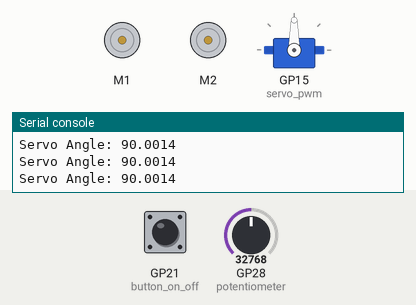
Recording of a program running on a simulated Raspberry Pi Pico running CircuitPython. On the bench: 2 × DC motor (green arrow = forward, orange = backward, longer = faster), servo, the last lines printed to the serial console. The test bench sets the inputs (shaded band); at power-on: GP21 (button_on_off) HIGH, GP28 (potentiometer) = 32768 (analog values on the 0–65535 scale).

Above: at 1.2 s.
1.3 s: GP21 (button_on_off) pulled LOW for 0.15 s
At 2.5 s:
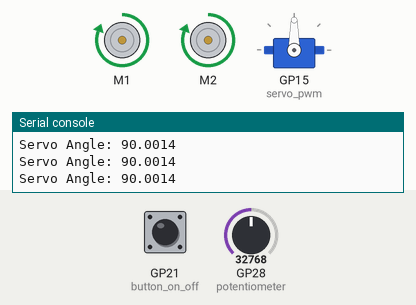
2.9 s: GP28 (potentiometer) set to 45874
At 4.0 s:
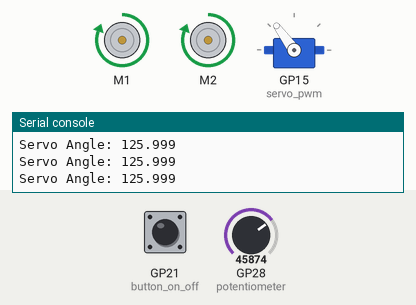
4.4 s: GP21 (button_on_off) pulled LOW for 1 s
At 5.5 s:
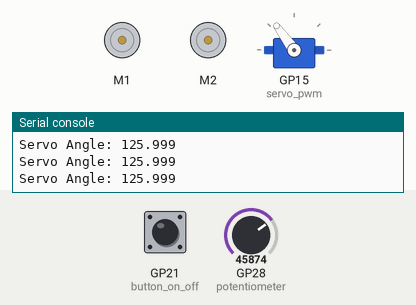
6.9 s: GP28 (potentiometer) set to 57670
At 7.9 s:
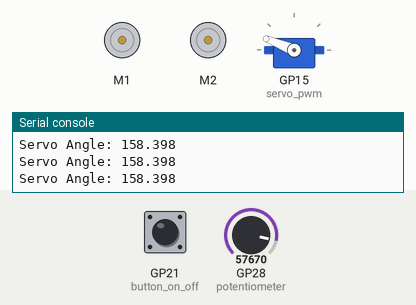
8.4 s: GP21 (button_on_off) pulled LOW for 0.15 s
At 9.3 s:
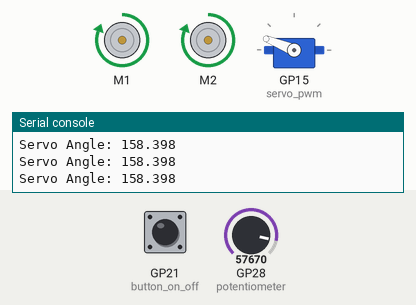
10.0 s: GP28 (potentiometer) set to 65535
At 10.9 s:
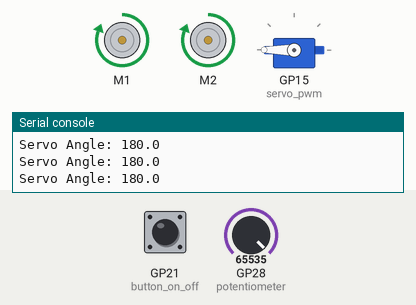
Timing chart, 0 to 12.5 s (numbered marks = the images above; inputs shaded):
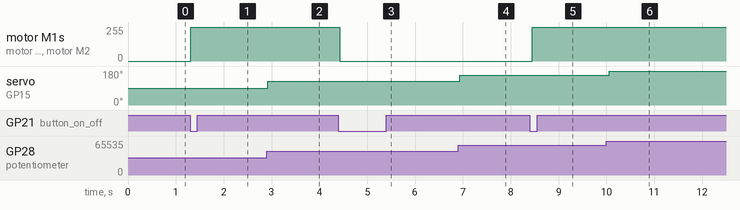

The program:

code.py
```python
"""
DESCRIPTION:
This example code will launch the ball
with dual DC motor using ROBO Pico with Raspberry Pi Pico 2

AUTHOR   : Cytron Technologies Sdn Bhd
WEBSITE  : www.cytron.io
EMAIL    : support@cytron.io

"""
import time
import board
import digitalio
import pwmio
from adafruit_motor import motor
from analogio import AnalogIn
import adafruit_motor.servo

# Motor pins
PWM_MOTOR_A1 = board.GP8
PWM_MOTOR_B1 = board.GP9
PWM_MOTOR_A2 = board.GP10
PWM_MOTOR_B2 = board.GP11

# Button pin
BUTTON_ON_OFF = board.GP21

# Potentiometer pin
POTENTIOMETER_PIN = board.GP28

# Servo pin
SERVO_PIN = board.GP15

# Setup motors
pwm_a1 = pwmio.PWMOut(PWM_MOTOR_A1, frequency=10000)
pwm_b1 = pwmio.PWMOut(PWM_MOTOR_B1, frequency=10000)
motor1 = motor.DCMotor(pwm_a1, pwm_b1)

pwm_a2 = pwmio.PWMOut(PWM_MOTOR_A2, frequency=10000)
pwm_b2 = pwmio.PWMOut(PWM_MOTOR_B2, frequency=10000)
motor2 = motor.DCMotor(pwm_a2, pwm_b2)

# Setup button
button_on_off = digitalio.DigitalInOut(BUTTON_ON_OFF)
button_on_off.direction = digitalio.Direction.INPUT
button_on_off.pull = digitalio.Pull.UP

# Setup potentiometer
potentiometer = AnalogIn(POTENTIOMETER_PIN)

# Setup servo
servo_pwm = pwmio.PWMOut(SERVO_PIN, frequency=50)
servo = adafruit_motor.servo.Servo(servo_pwm)

def get_potentiometer_value():
    # Scale the potentiometer value from 0-65535 to 0-180 for servo angle
    return (potentiometer.value / 65535) * 180

motor_running = False
previous_button_state = True

while True:
    current_button_state = button_on_off.value

    # Detect button press (transition from high to low)
    if previous_button_state and not current_button_state:
        motor_running = not motor_running  # Toggle motor state
        print(f"Motor state toggled: {'ON' if motor_running else 'OFF'}")

    previous_button_state = current_button_state

    if motor_running:
        motor1.throttle = 1  # Full speed when motor is running
        motor2.throttle = 1  # Full speed when motor is running
    else:
        motor1.throttle = 0
        motor2.throttle = 0

    # Control servo with potentiometer
    servo_angle = get_potentiometer_value()
    print(f"Servo Angle: {servo_angle}")
    servo.angle = servo_angle

    time.sleep(0.1)
```

Measured:
- after the input at 1.3 s, motor M1, motor M2: stopped → forward 255/255 at once
- after the input at 2.9 s, servo on GP15 (servo_pwm): 90° → 126° at once
- after the input at 4.4 s, motor M1, motor M2: forward 255/255 → stopped at once
- after the input at 6.9 s, servo on GP15 (servo_pwm): 126° → 158° at once
- after the input at 8.4 s, motor M1, motor M2: stopped → forward 255/255 after 0.05 s
- after the input at 10.0 s, servo on GP15 (servo_pwm): 158° → 180° after 0.06 s
